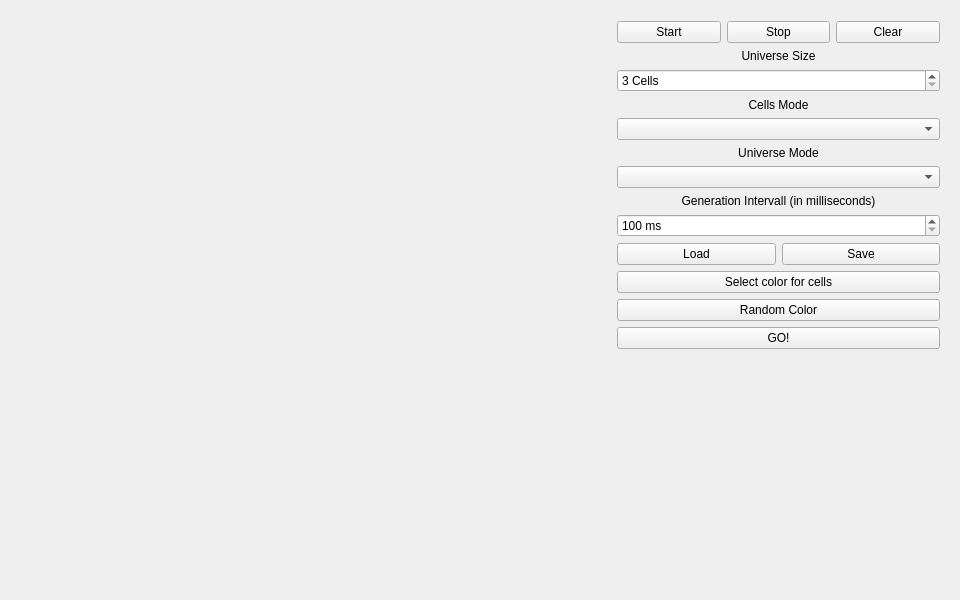
<?xml version="1.0" encoding="UTF-8"?>
<ui version="4.0">
 <class>MainWindow</class>
 <widget class="QMainWindow" name="MainWindow">
  <property name="geometry">
   <rect>
    <x>0</x>
    <y>0</y>
    <width>960</width>
    <height>600</height>
   </rect>
  </property>
  <property name="windowTitle">
   <string>MainWindow</string>
  </property>
  <widget class="QWidget" name="centralWidget">
   <widget class="QWidget" name="formLayoutWidget">
    <property name="geometry">
     <rect>
      <x>600</x>
      <y>10</y>
      <width>351</width>
      <height>581</height>
     </rect>
    </property>
    <layout class="QFormLayout" name="formLayout">
     <item row="0" column="1">
      <layout class="QGridLayout" name="gridLayout_2">
       <item row="0" column="0">
        <widget class="QPushButton" name="Button_start">
         <property name="text">
          <string>Start</string>
         </property>
        </widget>
       </item>
       <item row="0" column="1">
        <widget class="QPushButton" name="Button_stop">
         <property name="text">
          <string>Stop</string>
         </property>
        </widget>
       </item>
       <item row="0" column="2">
        <widget class="QPushButton" name="Button_clear">
         <property name="text">
          <string>Clear</string>
         </property>
        </widget>
       </item>
      </layout>
     </item>
     <item row="2" column="1">
      <widget class="QLabel" name="Label_universe_size">
       <property name="text">
        <string>Universe Size</string>
       </property>
       <property name="alignment">
        <set>Qt::AlignCenter</set>
       </property>
      </widget>
     </item>
     <item row="3" column="1">
      <widget class="QSpinBox" name="SpinBox_universe_size">
       <property name="suffix">
        <string> Cells</string>
       </property>
       <property name="minimum">
        <number>3</number>
       </property>
      </widget>
     </item>
     <item row="4" column="1">
      <widget class="QLabel" name="Label_cell_mode">
       <property name="text">
        <string>Cells Mode</string>
       </property>
       <property name="alignment">
        <set>Qt::AlignCenter</set>
       </property>
      </widget>
     </item>
     <item row="5" column="1">
      <widget class="QComboBox" name="ComboBox_cells_mode"/>
     </item>
     <item row="6" column="1">
      <widget class="QLabel" name="Label_universe_mode">
       <property name="text">
        <string>Universe Mode</string>
       </property>
       <property name="alignment">
        <set>Qt::AlignCenter</set>
       </property>
      </widget>
     </item>
     <item row="7" column="1">
      <widget class="QComboBox" name="ComboBox_universe_mode"/>
     </item>
     <item row="8" column="1">
      <widget class="QLabel" name="Label_generation_intervall">
       <property name="text">
        <string>Generation Intervall (in milliseconds)</string>
       </property>
       <property name="alignment">
        <set>Qt::AlignCenter</set>
       </property>
      </widget>
     </item>
     <item row="9" column="1">
      <widget class="QSpinBox" name="SpinBox_generation_intervall">
       <property name="suffix">
        <string> ms</string>
       </property>
       <property name="minimum">
        <number>100</number>
       </property>
       <property name="maximum">
        <number>10000</number>
       </property>
       <property name="singleStep">
        <number>100</number>
       </property>
      </widget>
     </item>
     <item row="10" column="1">
      <layout class="QHBoxLayout" name="horizontalLayout">
       <item>
        <widget class="QPushButton" name="Button_load">
         <property name="text">
          <string>Load</string>
         </property>
        </widget>
       </item>
       <item>
        <widget class="QPushButton" name="Button_save">
         <property name="text">
          <string>Save</string>
         </property>
        </widget>
       </item>
      </layout>
     </item>
     <item row="11" column="1">
      <widget class="QPushButton" name="Button_select_color">
       <property name="text">
        <string>Select color for cells</string>
       </property>
      </widget>
     </item>
     <item row="12" column="1">
      <widget class="QPushButton" name="Button_radom_color">
       <property name="text">
        <string>Random Color</string>
       </property>
      </widget>
     </item>
     <item row="13" column="1">
      <widget class="QPushButton" name="Button_go">
       <property name="text">
        <string>GO!</string>
       </property>
      </widget>
     </item>
    </layout>
   </widget>
   <widget class="QWidget" name="gridLayoutWidget">
    <property name="geometry">
     <rect>
      <x>9</x>
      <y>9</y>
      <width>581</width>
      <height>581</height>
     </rect>
    </property>
    <layout class="QGridLayout" name="gridLayout"/>
   </widget>
  </widget>
 </widget>
 <layoutdefault spacing="6" margin="11"/>
 <resources/>
 <connections/>
</ui>
